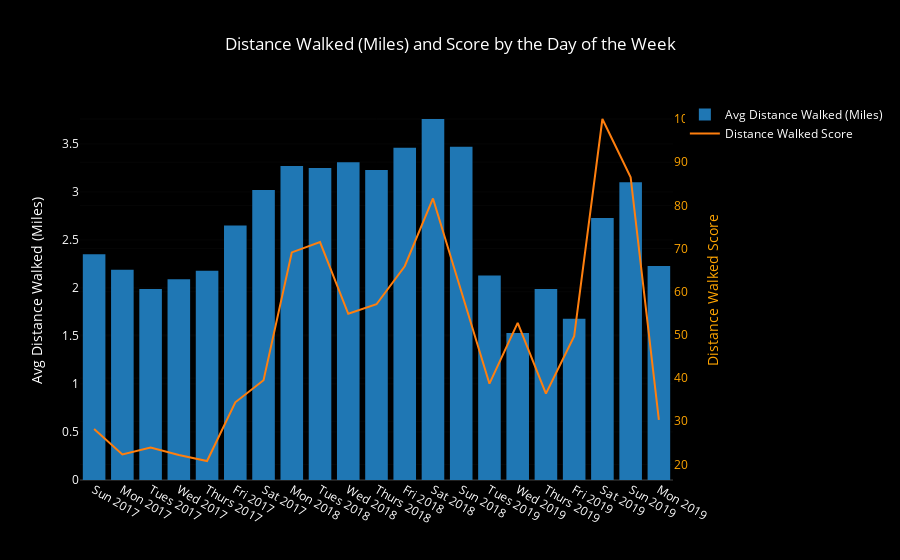

Notebook code cell kept with this figure:
### Code cell
bars = go.Bar(x=dow_df.weekday_year, y=dow_df.mean_dist,
              name='Avg Distance Walked (Miles)', yaxis='y1')

score_line = go.Scatter(x=dow_df.weekday_year, y=dow_df.dist_score,
                        name='Distance Walked Score', yaxis='y2')

layout = go.Layout({'plot_bgcolor': 'black', 'paper_bgcolor': 'black',
                    'font': {'color': 'white'},
                    'title': 'Distance Walked (Miles) and Score by the Day of the Week ',
                    'yaxis': {'title': 'Avg Distance Walked (Miles)'},
                    'yaxis2': {'title': 'Distance Walked Score',
                               'titlefont': {'color': 'orange'},
                               'tickfont': {'color': 'orange'},
                               'overlaying': 'y',
                               'side': 'right'},
                   'xaxis': {'type': '-'}})

data = [bars, score_line]
fig = go.Figure(data=data, layout=layout)
iplot(fig)

### Figure 1 — Plotly figure (JSON) as saved in the notebook; plotly's stock layout.template omitted (floating-point values rounded to 4 significant figures)
{"data": [{"name": "Avg Distance Walked (Miles)", "type": "bar", "uid": "319be7ff-9706-4d44-8598-9a482c8db706", "x": ["Sun 2017", "Mon 2017", "Tues 2017", "Wed 2017", "Thurs 2017", "Fri 2017", "Sat 2017", "Mon 2018", "Tues 2018", "Wed 2018", "Thurs 2018", "Fri 2018", "Sat 2018", "Sun 2018", "Tues 2019", "Wed 2019", "Thurs 2019", "Fri 2019", "Sat 2019", "Sun 2019", "Mon 2019"], "y": [2.35, 2.19, 1.99, 2.09, 2.18, 2.65, 3.02, 3.27, 3.25, 3.31, 3.23, 3.46, 3.76, 3.47, 2.13, 1.53, 1.99, 1.68, 2.73, 3.1, 2.23], "yaxis": "y"}, {"name": "Distance Walked Score", "type": "scatter", "uid": "dafd2a65-5321-43ed-bfcc-1eef2fae61ea", "x": ["Sun 2017", "Mon 2017", "Tues 2017", "Wed 2017", "Thurs 2017", "Fri 2017", "Sat 2017", "Mon 2018", "Tues 2018", "Wed 2018", "Thurs 2018", "Fri 2018", "Sat 2018", "Sun 2018", "Tues 2019", "Wed 2019", "Thurs 2019", "Fri 2019", "Sat 2019", "Sun 2019", "Mon 2019"], "y": [28.2, 22.3, 23.9, 22.2, 20.8, 34.4, 39.5, 69.1, 71.5, 54.9, 57.1, 65.9, 81.6, 59.9, 38.7, 52.8, 36.4, 49.7, 100, 86.5, 30.3], "yaxis": "y2"}], "layout": {"font": {"color": "white"}, "paper_bgcolor": "black", "plot_bgcolor": "black", "title": {"text": "Distance Walked (Miles) and Score by the Day of the Week "}, "xaxis": {"type": "-"}, "yaxis": {"title": {"text": "Avg Distance Walked (Miles)"}}, "yaxis2": {"overlaying": "y", "side": "right", "tickfont": {"color": "orange"}, "title": {"font": {"color": "orange"}, "text": "Distance Walked Score"}}}}
